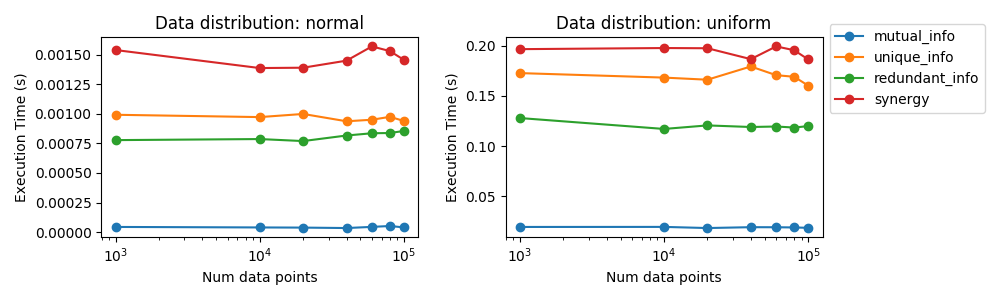

Write Python code to recreate this figure.
###############################################################################
# Scalability benchmark
#
# Madhavun Candadai
# Dec, 2018
#
# Plotting time taken as dimensionality increases
###############################################################################
import os
import timeit
import numpy as np

import infotheory

import matplotlib

matplotlib.use("TkAgg")
import matplotlib.pyplot as plt


def data_scaling(data_sizes, dim, fn, data_dist, time_reps=100):
    print("Data dist: {} | fn: {}".format(data_dist, fn))  # , end="\r", flush=True)
    times = []

    # setup
    setup = ""
    setup += "import numpy as np;import infotheory;"
    setup += "dim={};".format(dim)
    setup += "it = infotheory.InfoTools(dim, 1);"
    setup += "it.set_equal_interval_binning([100] * dim, [0] * dim, [1] * dim);"

    # varids
    if dim == 2:
        setup += "varids = [0,1];"
    elif dim == 3:
        setup += "varids = [0,1,2];"

    # distributions for data
    if data_dist == "uniform":
        setup += "data = np.random.rand({}, dim);"
    elif data_dist == "normal":
        setup += "data = np.random.normal(loc=0.5, scale=0.01, size=[{}, dim]);"

    setup += "it.add_data(data);"
    setup += "data = [];"

    # test time taken for each data size
    for data_size in data_sizes:
        print("\tTesting data size of {}".format(data_size))
        setup = setup.format(data_size)

        # functional call to information theoretic measure
        to_time = "it.{}(varids)".format(fn)

        # calling and measuing time taken over time_reps number of times
        t = timeit.timeit(to_time, setup=setup, number=time_reps)
        times.append(t / time_reps)

    return times


if __name__ == "__main__":
    data_sizes = [1000, 10000, 20000, 40000, 60000, 80000, 100000]

    plt.figure(figsize=[10, 3])
    for i, data_dist in enumerate(["normal", "uniform"]):
        plt.subplot(1, 2, i + 1)
        print("Scaling up mutual information")
        times = data_scaling(data_sizes, 2, "mutual_info", data_dist)
        plt.plot(data_sizes, times, marker="o", label="mutual_info")

        print("Scaling up unique information")
        times = data_scaling(data_sizes, 3, "unique_info", data_dist)
        plt.plot(data_sizes, times, marker="o", label="unique_info")

        print("Scaling up redundant information")
        times = data_scaling(data_sizes, 3, "redundant_info", data_dist)
        plt.plot(data_sizes, times, marker="o", label="redundant_info")

        print("Scaling up synergistic information")
        times = data_scaling(data_sizes, 3, "synergy", data_dist)
        plt.plot(data_sizes, times, marker="o", label="synergy")

        plt.xlabel("Num data points")
        plt.ylabel("Execution Time (s)")
        plt.xscale("log")
        plt.title("Data distribution: {}".format(data_dist))

    plt.legend(bbox_to_anchor=(1, 1.1))
    plt.tight_layout()
    plt.savefig("data_scaling.png")
    plt.show()
